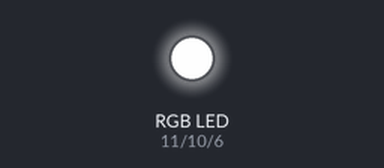
Bench run of a sketch on a simulated Arduino Uno, built with avr-gcc and run on an emulated ATmega328P. Shown: an RGB LED mixed from three pins (HIGH = lit).

Above: at 0.1 s.
Timing chart, 0 to 1.6 s (numbered marks = the images above):
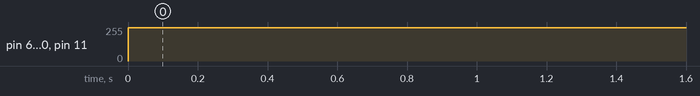

Measured:
- by itself, pin 6 (bluePin), pin 10 (greenPin), pin 11 (redPin): 0/255 → 250/255 at 0.00 s

The sketch:

RGBLEDtest.ino
```cpp
int redPin=11;  //set red LED pin to 11
int greenPin=10; //set green LED pin to 10
int bluePin=6; //set blue LED pin to 6
int brightness=250; //Set brightness to 100

void setup() {
  // put your setup code here, to run once:

Serial.begin(9600); //Turn on Serial port
pinMode(redPin, OUTPUT); //Set redPin to be an output
pinMode(greenPin, OUTPUT); //Set greenPin to be an output
pinMode(bluePin, OUTPUT); //set bluePin to be an output

}

void loop() {
  // put your main code here, to run repeatedly:

  analogWrite(redPin, brightness); //turn off red pin
  analogWrite(greenPin, brightness); //turn off green pin
  analogWrite(bluePin, brightness); //write 100 (brightness) to blue pin
}
//- See more at: http://www.toptechboy.com/arduino/lesson-13-controlling-rgb-led-with-arduino/#sthash.t3GuhZbD.dpuf
```
